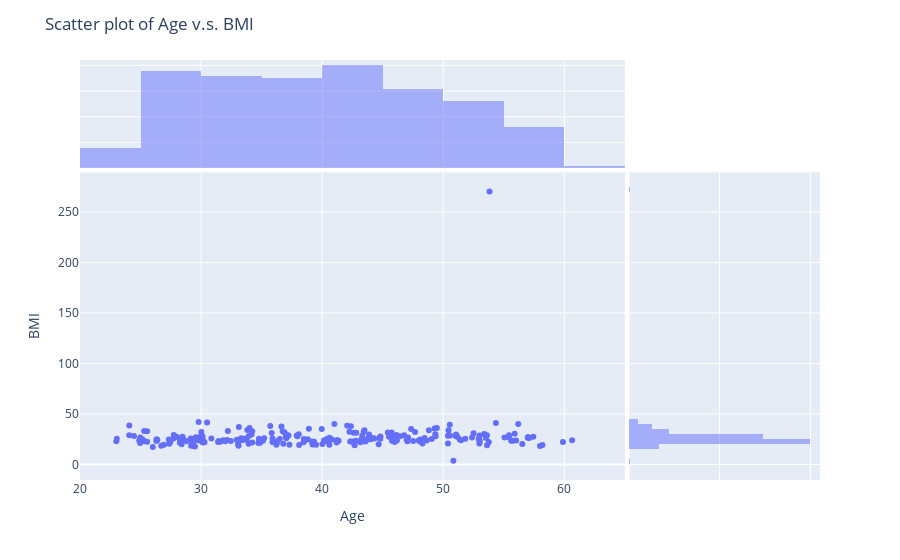

Source (notebook cell):
### Markdown cell above
<span style="color:black;font-family:Malgun Gothic;font-size:14px;font-weight:bold">Potentially an outlier in BMI values of male samples, investigating it further</span>

### Code cell
scatterplot(df_profile_clean, x="Age", y="BMI", title = "Scatter plot of Age v.s. BMI")
print("Outlier confirmed and imputed by its quantile age bucket's average")
display(df_profile_clean.query("BMI>200"))
print("After imputation:")

### Figure 1 — Plotly figure (JSON) as saved in the notebook; plotly's stock layout.template omitted (floating-point values rounded to 4 significant figures; data arrays with more than 128 entries replaced by an {"elided": "..."} marker saying what was removed)
{"data": [{"hovertemplate": "Age=%{x}<br>BMI=%{y}<extra></extra>", "legendgroup": "", "marker": {"color": "#636efa", "symbol": "circle"}, "mode": "markers", "name": "", "orientation": "v", "showlegend": false, "type": "scatter", "x": {"elided": "233 float values"}, "xaxis": "x", "y": {"elided": "233 float values"}, "yaxis": "y"}, {"alignmentgroup": "True", "bingroup": "x", "hovertemplate": "Age=%{x}<br>count=%{y}<extra></extra>", "legendgroup": "", "marker": {"color": "#636efa"}, "name": "", "offsetgroup": "", "opacity": 0.5, "showlegend": false, "type": "histogram", "x": {"elided": "233 float values"}, "xaxis": "x3", "yaxis": "y3"}, {"alignmentgroup": "True", "bingroup": "y", "hovertemplate": "BMI=%{y}<br>count=%{x}<extra></extra>", "legendgroup": "", "marker": {"color": "#636efa"}, "name": "", "offsetgroup": "", "opacity": 0.5, "showlegend": false, "type": "histogram", "xaxis": "x2", "y": {"elided": "233 float values"}, "yaxis": "y2"}], "layout": {"barmode": "overlay", "legend": {"tracegroupgap": 0}, "margin": {"t": 60}, "title": {"text": "Scatter plot of Age v.s. BMI"}, "xaxis": {"anchor": "y", "domain": [0, 0.7363], "title": {"text": "Age"}}, "xaxis2": {"anchor": "y2", "domain": [0.7413, 1], "matches": "x2", "showgrid": true, "showline": false, "showticklabels": false, "ticks": ""}, "xaxis3": {"anchor": "y3", "domain": [0, 0.7363], "matches": "x", "showgrid": true, "showticklabels": false}, "xaxis4": {"anchor": "y4", "domain": [0.7413, 1], "matches": "x2", "showgrid": true, "showline": false, "showticklabels": false, "ticks": ""}, "yaxis": {"anchor": "x", "domain": [0, 0.7326], "title": {"text": "BMI"}}, "yaxis2": {"anchor": "x2", "domain": [0, 0.7326], "matches": "y", "showgrid": true, "showticklabels": false}, "yaxis3": {"anchor": "x3", "domain": [0.7426, 1], "matches": "y3", "showgrid": true, "showline": false, "showticklabels": false, "ticks": ""}, "yaxis4": {"anchor": "x4", "domain": [0.7426, 1], "matches": "y3", "showgrid": true, "showline": false, "showticklabels": false, "ticks": ""}}}
